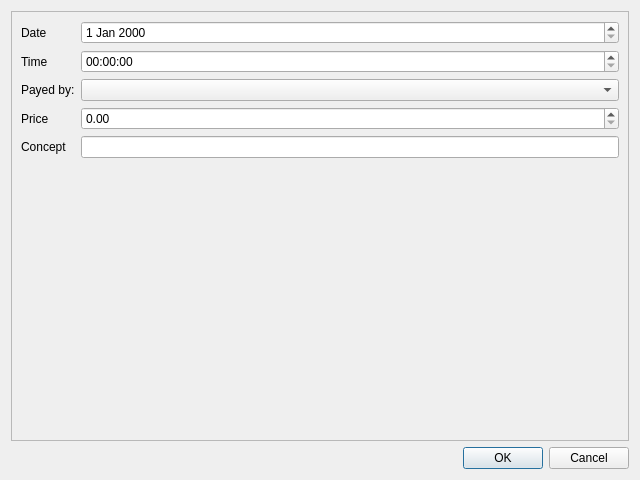
<?xml version="1.0" encoding="UTF-8"?>
<ui version="4.0">
 <class>editHost</class>
 <widget class="QDialog" name="editHost">
  <property name="windowModality">
   <enum>Qt::ApplicationModal</enum>
  </property>
  <property name="geometry">
   <rect>
    <x>0</x>
    <y>0</y>
    <width>640</width>
    <height>480</height>
   </rect>
  </property>
  <property name="windowTitle">
   <string>Dialog</string>
  </property>
  <layout class="QGridLayout" name="gridLayout">
   <item row="0" column="0">
    <widget class="QScrollArea" name="scrollArea">
     <property name="verticalScrollBarPolicy">
      <enum>Qt::ScrollBarAsNeeded</enum>
     </property>
     <property name="horizontalScrollBarPolicy">
      <enum>Qt::ScrollBarAlwaysOff</enum>
     </property>
     <property name="widgetResizable">
      <bool>true</bool>
     </property>
     <widget class="QWidget" name="scrollAreaWidgetContents">
      <property name="geometry">
       <rect>
        <x>0</x>
        <y>0</y>
        <width>618</width>
        <height>425</height>
       </rect>
      </property>
      <layout class="QGridLayout" name="gridLayout_2">
       <item row="0" column="0">
        <layout class="QFormLayout" name="formLayout">
         <property name="fieldGrowthPolicy">
          <enum>QFormLayout::AllNonFixedFieldsGrow</enum>
         </property>
         <item row="0" column="0">
          <widget class="QLabel" name="dateLabel">
           <property name="text">
            <string>Date</string>
           </property>
          </widget>
         </item>
         <item row="0" column="1">
          <widget class="QDateEdit" name="dateDateEdit"/>
         </item>
         <item row="1" column="0">
          <widget class="QLabel" name="timeLabel">
           <property name="text">
            <string>Time</string>
           </property>
          </widget>
         </item>
         <item row="1" column="1">
          <widget class="QTimeEdit" name="timeTimeEdit"/>
         </item>
         <item row="2" column="0">
          <widget class="QLabel" name="payedByLabel">
           <property name="text">
            <string>Payed by:</string>
           </property>
          </widget>
         </item>
         <item row="2" column="1">
          <widget class="QComboBox" name="payedByComboBox"/>
         </item>
         <item row="3" column="0">
          <widget class="QLabel" name="priceLabel">
           <property name="text">
            <string>Price</string>
           </property>
          </widget>
         </item>
         <item row="3" column="1">
          <widget class="QDoubleSpinBox" name="priceDoubleSpinBox">
           <property name="maximum">
            <double>1000.000000000000000</double>
           </property>
           <property name="singleStep">
            <double>0.100000000000000</double>
           </property>
          </widget>
         </item>
         <item row="4" column="0">
          <widget class="QLabel" name="conceptLabel">
           <property name="text">
            <string>Concept</string>
           </property>
          </widget>
         </item>
         <item row="4" column="1">
          <widget class="QLineEdit" name="conceptLineEdit"/>
         </item>
        </layout>
       </item>
      </layout>
     </widget>
    </widget>
   </item>
   <item row="1" column="0">
    <widget class="QDialogButtonBox" name="buttonBox">
     <property name="orientation">
      <enum>Qt::Horizontal</enum>
     </property>
     <property name="standardButtons">
      <set>QDialogButtonBox::Cancel|QDialogButtonBox::Ok</set>
     </property>
    </widget>
   </item>
  </layout>
 </widget>
 <resources/>
 <connections>
  <connection>
   <sender>buttonBox</sender>
   <signal>accepted()</signal>
   <receiver>editHost</receiver>
   <slot>accept()</slot>
   <hints>
    <hint type="sourcelabel">
     <x>247</x>
     <y>444</y>
    </hint>
    <hint type="destinationlabel">
     <x>157</x>
     <y>274</y>
    </hint>
   </hints>
  </connection>
  <connection>
   <sender>buttonBox</sender>
   <signal>rejected()</signal>
   <receiver>editHost</receiver>
   <slot>reject()</slot>
   <hints>
    <hint type="sourcelabel">
     <x>315</x>
     <y>444</y>
    </hint>
    <hint type="destinationlabel">
     <x>286</x>
     <y>274</y>
    </hint>
   </hints>
  </connection>
 </connections>
</ui>
